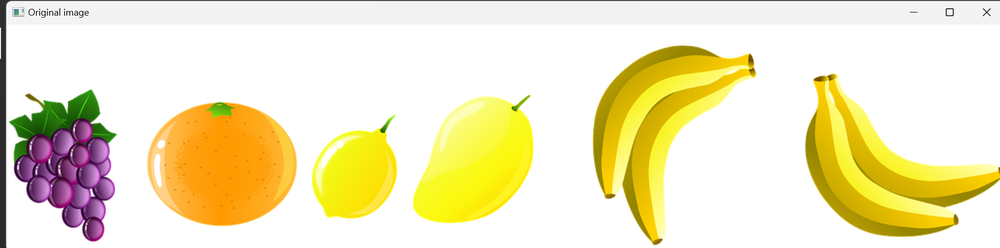
#> input picture pertemuan 12/gambar/buah.png, 1000 x 248 px, shrunk from 1919 x 476 before the run
$ jupyter execute 'tugas 12.ipynb'   (older library calls are emulated)
#> lines starting #> are read from the running program, lines starting #| are printed output that depends on the picture; after the words box and inside, x2 and y2 are one past the last pixel; in counts of white or black regions, pixels touching at a corner belong together
#> further down, frame is the input picture: shape (248, 1000, 3); mean B, G, R 190.5, 231.7, 240.9
[cell 1]
import numpy as np
import os
import cv2
import matplotlib.pyplot as plt

[cell 2]
# Define the edge detector function
# Here, weak_th and strong_th are the thresholds
def Canny_detector(img, weak_th=None, strong_th=None):

    # Convert the image to grayscale
    img = cv2.cvtColor(img, cv2.COLOR_BGR2GRAY)
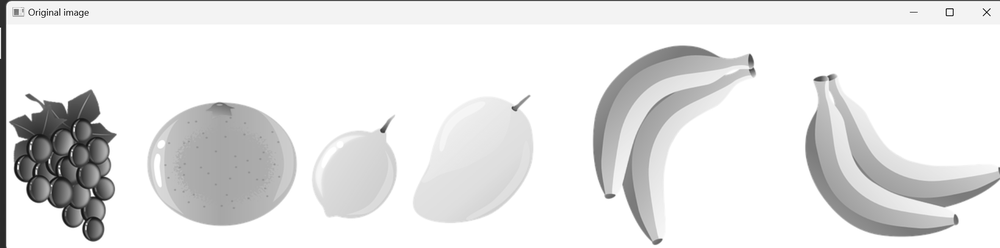
#> img: shape (248, 1000); min 1, max 255, mean 229.8

    # Noise reduction step
    img = cv2.GaussianBlur(img, (5, 5), 1.4)

    # Calculate gradients
    gx = cv2.Sobel(np.float32(img), cv2.CV_64F, 1, 0, 3)
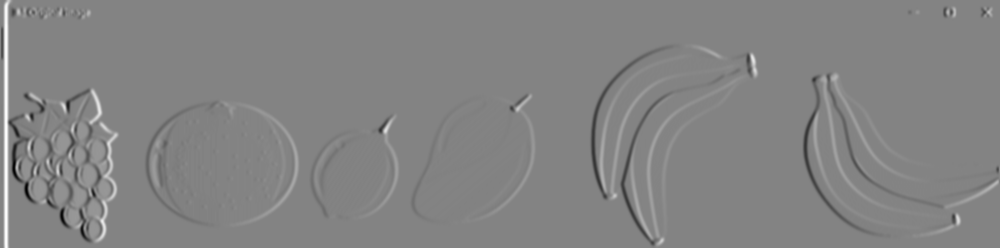
#> gx: shape (248, 1000) float64; min -478, max 452, mean 1.6; drawn with min black and max white
    gy = cv2.Sobel(np.float32(img), cv2.CV_64F, 0, 1, 3)
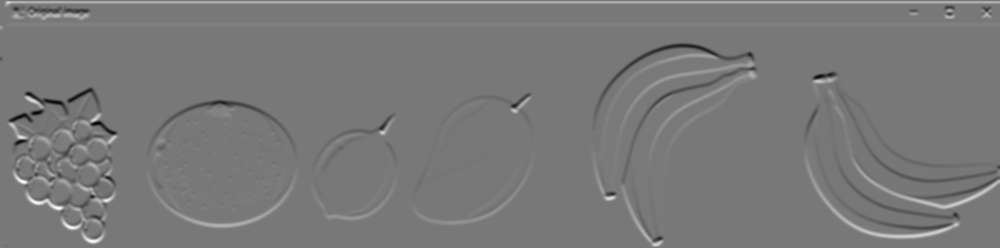
#> gy: shape (248, 1000) float64; min -387, max 430, mean 2; drawn with min black and max white

    # Convert Cartesian coordinates to polar
    mag, ang = cv2.cartToPolar(gx, gy, angleInDegrees=True)
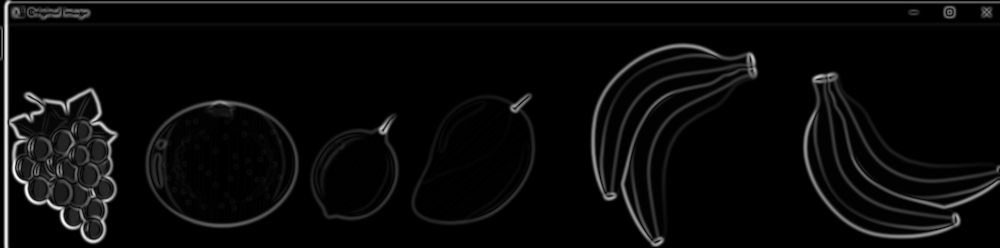
#> mag: shape (248, 1000) float64; min 0, max 481.9, mean 18.9; drawn with min black and max white
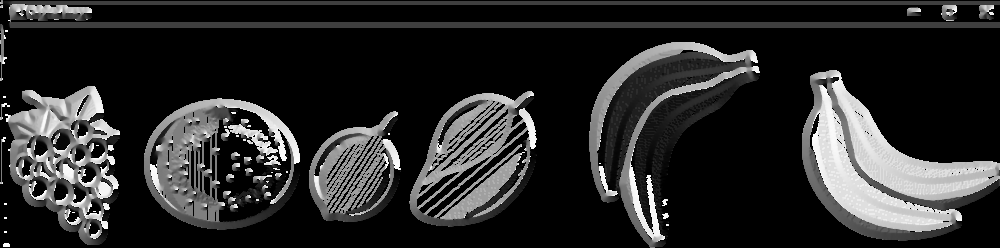
#> ang: shape (248, 1000) float64; min 0, max 359.9, mean 60; drawn with min black and max white

    # Set the minimum and maximum thresholds for double thresholding
    mag_max = np.max(mag)
#> mag_max = 481.9
    if weak_th is None:
        weak_th = mag_max * 0.1
#> weak_th = 48.19
    if strong_th is None:
        strong_th = mag_max * 0.5
#> strong_th = 240.9

    # Get the dimensions of the input image
    height, width = img.shape
#> height = 248; width = 1000

    # Non-maximum suppression
    for i_x in range(width):
        for i_y in range(height):
            grad_ang = ang[i_y, i_x]
            grad_ang = abs(grad_ang - 180) if abs(grad_ang) > 180 else abs(grad_ang)

            # Select the target pixels based on the gradient direction
            if grad_ang <= 22.5:
                neighb_1_x, neighb_1_y = i_x - 1, i_y
                neighb_2_x, neighb_2_y = i_x + 1, i_y
            elif 22.5 < grad_ang <= 67.5:
                neighb_1_x, neighb_1_y = i_x - 1, i_y - 1
                neighb_2_x, neighb_2_y = i_x + 1, i_y + 1
            elif 67.5 < grad_ang <= 112.5:
                neighb_1_x, neighb_1_y = i_x, i_y - 1
                neighb_2_x, neighb_2_y = i_x, i_y + 1
            elif 112.5 < grad_ang <= 157.5:
                neighb_1_x, neighb_1_y = i_x - 1, i_y + 1
                neighb_2_x, neighb_2_y = i_x + 1, i_y - 1
            else:
                neighb_1_x, neighb_1_y = i_x - 1, i_y
                neighb_2_x, neighb_2_y = i_x + 1, i_y

            # Non-maximum suppression step
            if width > neighb_1_x >= 0 and height > neighb_1_y >= 0:
                if mag[i_y, i_x] < mag[neighb_1_y, neighb_1_x]:
                    mag[i_y, i_x] = 0
                    continue
            if width > neighb_2_x >= 0 and height > neighb_2_y >= 0:
                if mag[i_y, i_x] < mag[neighb_2_y, neighb_2_x]:
                    mag[i_y, i_x] = 0
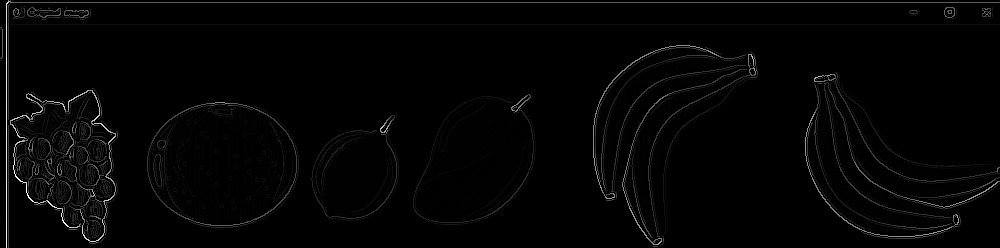
#> mag: shape (248, 1000) float64; min 0, max 481.9, mean 7.9; drawn with min black and max white

    # Double thresholding
    weak_ids = np.zeros_like(img)
    strong_ids = np.zeros_like(img)
    ids = np.zeros_like(img)

    for i_x in range(width):
        for i_y in range(height):
            grad_mag = mag[i_y, i_x]
            if grad_mag < weak_th:
                mag[i_y, i_x] = 0
            elif strong_th > grad_mag >= weak_th:
                ids[i_y, i_x] = 1
            else:
                ids[i_y, i_x] = 2
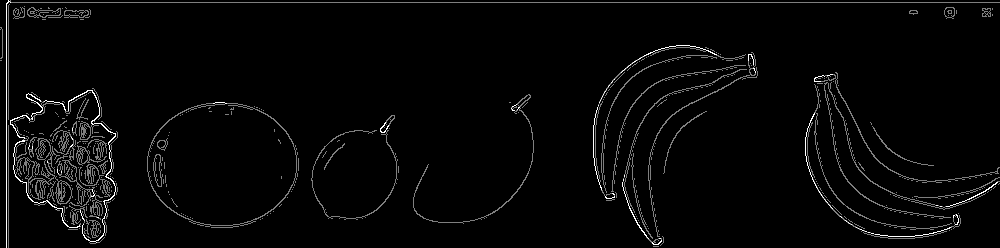
#> ids: shape (248, 1000); min 0, max 2, mean 0.0542; drawn with min black and max white
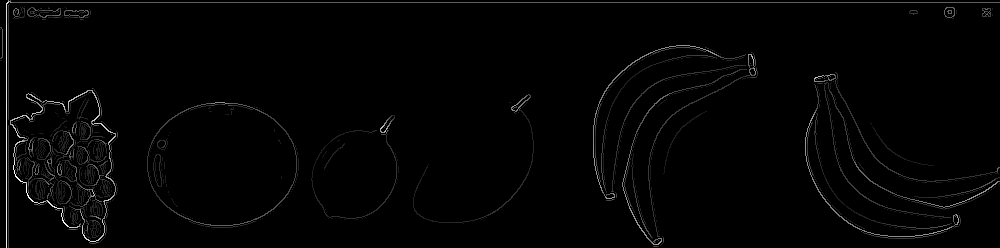
#> mag: shape (248, 1000) float64; 9.1% of pixels changed, all inside (x1, y1, x2, y2) = (0, 0, 1000, 248); drawn with min black and max white

    # Return the gradient magnitude of the edges
    return mag

[cell 3]
# Read the image
frame = cv2.imread('gambar/buah.png')

[cell 4]
# Call the function designed to find edges
canny_img = Canny_detector(frame)

[cell 5]
# Display the input and output images
plt.figure()
f, plots = plt.subplots(2, 1)
plots[0].imshow(cv2.cvtColor(frame, cv2.COLOR_BGR2RGB))
plots[0].set_title('Original Image')
plots[1].imshow(canny_img, cmap='gray')
plots[1].set_title('Canny Edge Detector Output')
plt.show()
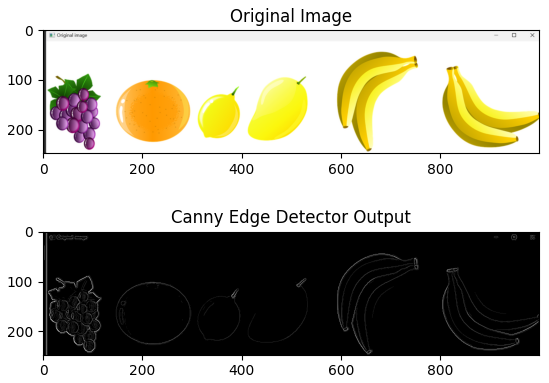
#> figure drawn by matplotlib, 2 panels
